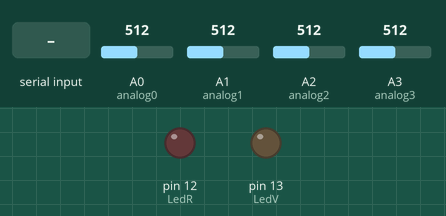
Recording of a sketch running on a simulated Arduino Uno, built with avr-gcc and run on an emulated ATmega328P. Parts: output pins drawn as LEDs (lit = HIGH). The test bench sets the inputs (shaded band); at power-on: A0 (analog0) = 512, A1 (analog1) = 512, A2 (analog2) = 512, A3 (analog3) = 512.

Above: at 1.2 s.
1.3 s: "1" received over Serial
At 2.4 s:
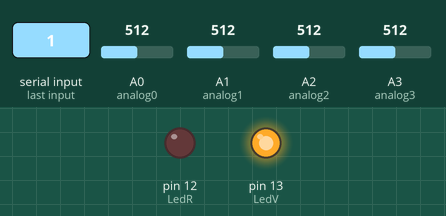
2.8 s: "0" received over Serial
At 3.5 s:
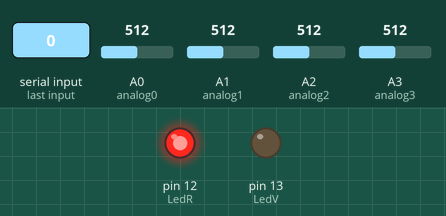
Timing chart, 0 to 5.8 s (numbered marks = the images above; inputs shaded):
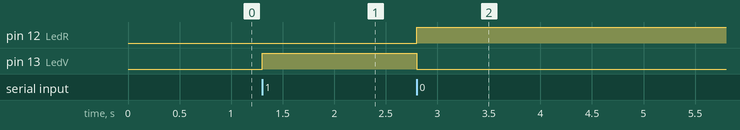

Measured:
- after the input at 1.3 s, pin 13 (LedV): LOW → HIGH at once
- after the input at 2.8 s, pin 12 (LedR): LOW → HIGH at once; pin 13 (LedV): HIGH → LOW at once

The sketch:

Programa_completo.ino
```cpp
// Programa para la lectrua de las 4 variables
// Irradiancia, emperatura, Corriente y Voltaje


String inputString = "";         // a String to hold incoming data
/// Sensores Análogicos de entrada
const int analog0 = A0;
const int analog1 = A1;
const int analog2 = A2;
const int analog3 = A3;

 // Variable que almacenas los valores de los puertos análogicos

int sensor1 = 0;
int sensor2 = 0;
int sensor3 = 0;
int sensor4 = 0;

int LedV=13;             // Puerto de salida
int LedR=12;             // Puerto de salida

void setup()
{
  Serial.begin(9600);
  pinMode(LedV, OUTPUT);
  pinMode(LedR, OUTPUT);
  inputString.reserve(10);          // reserve 200 bytes for the inputString:
}

void loop() {

  // Lectura de las variables
  // Sensor de Voltaje

  sensor1 = analogRead(analog0);   // Temperatura max 60 °C
  sensor2 = analogRead(analog1);   // Voltaje Maximo en DC=250 V
  sensor3 = analogRead(analog2);   // Corriente Maxima 8 A
  sensor4 = analogRead(analog3);   // Irradiancia Máxima es de 1100 W/m^2
  if (Serial.available() > 0)
  {
    inputString=(char)Serial.read();
    if (inputString == "3")       // Solicitud de datos
    {   Serial.print(sensor1);
        Serial.print(":");
        Serial.print(sensor2);
        Serial.print(":");
        Serial.print(sensor3);
        Serial.print(":");
        Serial.println(sensor4);

  }

    if (inputString == "1")        // Encender Led Verde y Apagar Led rojo
    {
      digitalWrite(LedV, HIGH);
      digitalWrite(LedR, LOW);
    }
    if (inputString == "0")       // Apagar Led Verde y Endender Led rojo
    {
      digitalWrite(LedV, LOW);
      digitalWrite(LedR, HIGH);

    }


}

}
```
